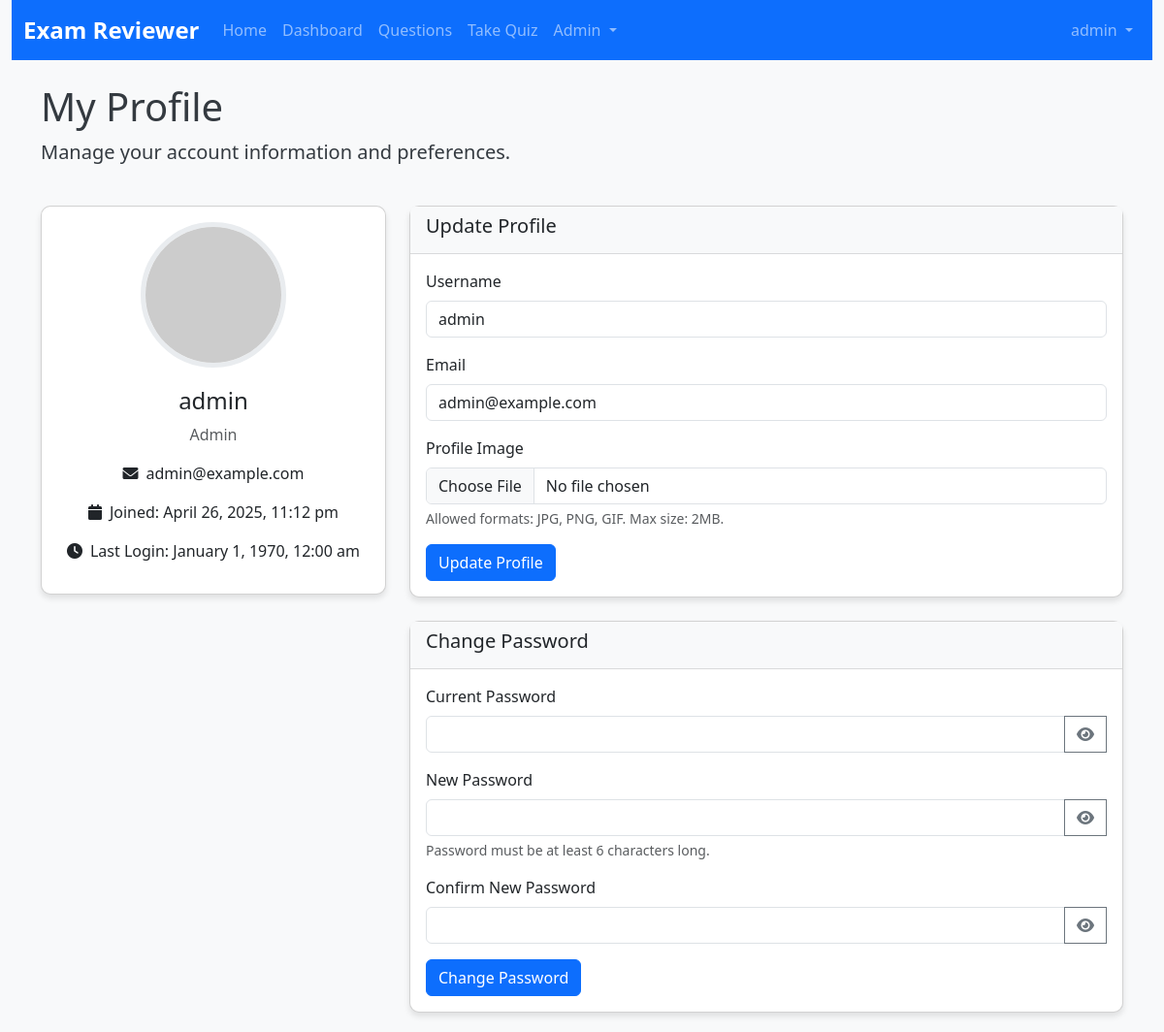
The app's page /profile.php (signed in) with its own data.
### tables this page shows
CREATE TABLE IF NOT EXISTS users (
    user_id INT AUTO_INCREMENT PRIMARY KEY,
    username VARCHAR(30) NOT NULL UNIQUE,
    email VARCHAR(100) NOT NULL UNIQUE,
    password VARCHAR(255) NOT NULL,
    profile_image VARCHAR(255) DEFAULT NULL,
    role ENUM('user', 'admin') NOT NULL DEFAULT 'user',
    created_at TIMESTAMP NOT NULL DEFAULT CURRENT_TIMESTAMP,
    last_login TIMESTAMP NULL DEFAULT NULL
);

### includes/functions.php (called while the page is built, shortened)
<?php
function formatDate($date) {
    return date('F j, Y, g:i a', strtotime($date));
}
function getUserById($id) {
    $pdo = getDbConnection();
    $stmt = $pdo->prepare("SELECT * FROM users WHERE user_id = :id");
    $stmt->bindParam(':id', $id, PDO::PARAM_INT);
    $stmt->execute();
    return $stmt->fetch();
}
?>

### profile.php (the view, shortened to what this page needs)
<?php
require_once 'includes/functions.php';
$user = getUserById($_SESSION['user_id']);
include 'includes/header.php';
include 'includes/navbar.php';
?>
<div class="container">
    <div class="row mb-4">
        <div class="col">
            <h1>My Profile</h1>
            <p class="lead">Manage your account information and preferences.</p>
        </div>
    </div>
    <div class="row">
        <div class="col-md-4 mb-4">
            <div class="card">
                <div class="card-body text-center">
                    <div class="profile-image-container">
                        <?php if ($user['profile_image']): ?>
                            <img src="uploads/<?php echo $user['profile_image']; ?>" alt="Profile Image" class="profile-image">
                        <?php else: ?>
                            <img src="https://via.placeholder.com/150" alt="Default Profile" class="profile-image">
                        <?php endif; ?>
                    </div>
                    <h4><?php echo $user['username']; ?></h4>
                    <p class="text-muted"><?php echo ucfirst($user['role']); ?></p>
                    <p><i class="fas fa-envelope me-2"></i><?php echo $user['email']; ?></p>
                    <p><i class="fas fa-calendar me-2"></i>Joined: <?php echo formatDate($user['created_at']); ?></p>
                    <p><i class="fas fa-clock me-2"></i>Last Login: <?php echo formatDate($user['last_login']); ?></p>
                </div>
            </div>
        </div>
        <div class="col-md-8">
            <div class="card mb-4">
                <div class="card-header">
                    <h5>Update Profile</h5>
                </div>
                <div class="card-body">
                    <form method="POST" action="profile.php" enctype="multipart/form-data" class="needs-validation" novalidate>
                        <div class="mb-3">
                            <label for="username" class="form-label">Username</label>
                            <input type="text" class="form-control" id="username" name="username" value="<?php echo $user['username']; ?>" required>
                        </div>
                        <div class="mb-3">
                            <label for="email" class="form-label">Email</label>
                            <input type="email" class="form-control" id="email" name="email" value="<?php echo $user['email']; ?>" required>
                        </div>
                        <div class="mb-3">
                            <label for="profile_image" class="form-label">Profile Image</label>
                            <input type="file" class="form-control" id="profile_image" name="profile_image">
                            <div class="form-text">Allowed formats: JPG, PNG, GIF. Max size: 2MB.</div>
                        </div>
                        <button type="submit" name="update_profile" class="btn btn-primary">Update Profile</button>
                    </form>
                </div>
            </div>
            <div class="card">
                <div class="card-header">
                    <h5>Change Password</h5>
                </div>
                <div class="card-body">
                    <form method="POST" action="profile.php" class="needs-validation" novalidate>
                        <div class="mb-3">
                            <label for="current_password" class="form-label">Current Password</label>
                            <div class="input-group">
                                <input type="password" class="form-control" id="current_password" name="current_password" required>
                                <button class="btn btn-outline-secondary toggle-password" type="button" data-target="#current_password">
                                    <i class="fas fa-eye"></i>
                                </button>
                            </div>
                        </div>
                        <div class="mb-3">
                            <label for="new_password" class="form-label">New Password</label>
                            <div class="input-group">
                                <input type="password" class="form-control" id="new_password" name="new_password" required>
                                <button class="btn btn-outline-secondary toggle-password" type="button" data-target="#new_password">
                                    <i class="fas fa-eye"></i>
                                </button>
                            </div>
                            <div class="form-text">Password must be at least 6 characters long.</div>
                        </div>
                        <div class="mb-3">
                            <label for="confirm_password" class="form-label">Confirm New Password</label>
                            <div class="input-group">
                                <input type="password" class="form-control" id="confirm_password" name="confirm_password" required>
                                <button class="btn btn-outline-secondary toggle-password" type="button" data-target="#confirm_password">
                                    <i class="fas fa-eye"></i>
                                </button>
                            </div>
                        </div>
                        <button type="submit" name="change_password" class="btn btn-primary">Change Password</button>
                    </form>
                </div>
            </div>
        </div>
    </div>
</div>
<?php include 'includes/footer.php'; ?>

### assets/css/style.css (style rules this page uses)
body { background-color: #f8f9fa; color: #343a40; font-family: 'Segoe UI', Tahoma, Geneva, Verdana, sans-serif; }
.card { border-radius: 10px; box-shadow: 0 4px 6px rgba(0, 0, 0, 0.1); margin-bottom: 20px; transition: transform 0.3s ease; }
.card-header { background-color: #f8f9fa; border-bottom: 1px solid rgba(0, 0, 0, 0.125); font-weight: bold; }
.btn-primary { background-color: #0d6efd; border-color: #0d6efd; }
.profile-image-container { width: 150px; height: 150px; border-radius: 50%; overflow: hidden; margin: 0 auto 20px; border: 5px solid #e9ecef; }
.profile-image { width: 100%; height: 100%; object-fit: cover; }

### records on screen
users: username "admin", role "Admin", email "admin@example.com", created_at "April 26, 2025, 11:12 pm", last_login "January 1, 1970, 12:00 am"

### other values on screen
APP_NAME "Exam Reviewer"
$_SESSION['username'] "admin"
